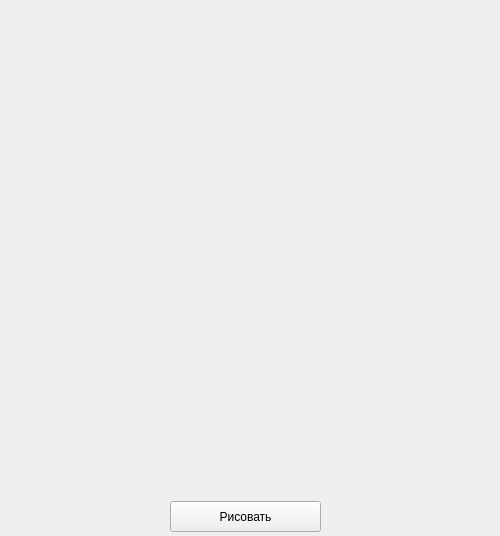
<?xml version="1.0" encoding="UTF-8"?>
<ui version="4.0">
 <class>MainWindow</class>
 <widget class="QMainWindow" name="MainWindow">
  <property name="geometry">
   <rect>
    <x>0</x>
    <y>0</y>
    <width>500</width>
    <height>536</height>
   </rect>
  </property>
  <property name="windowTitle">
   <string>MainWindow</string>
  </property>
  <widget class="QWidget" name="centralwidget">
   <widget class="QPushButton" name="btn_draw">
    <property name="geometry">
     <rect>
      <x>170</x>
      <y>501</y>
      <width>151</width>
      <height>31</height>
     </rect>
    </property>
    <property name="text">
     <string>Рисовать</string>
    </property>
   </widget>
  </widget>
 </widget>
 <resources/>
 <connections/>
</ui>
